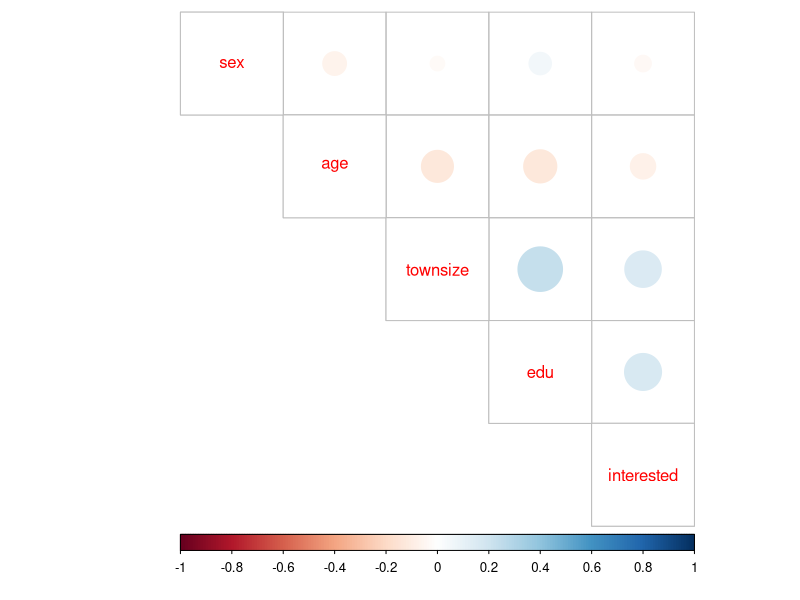
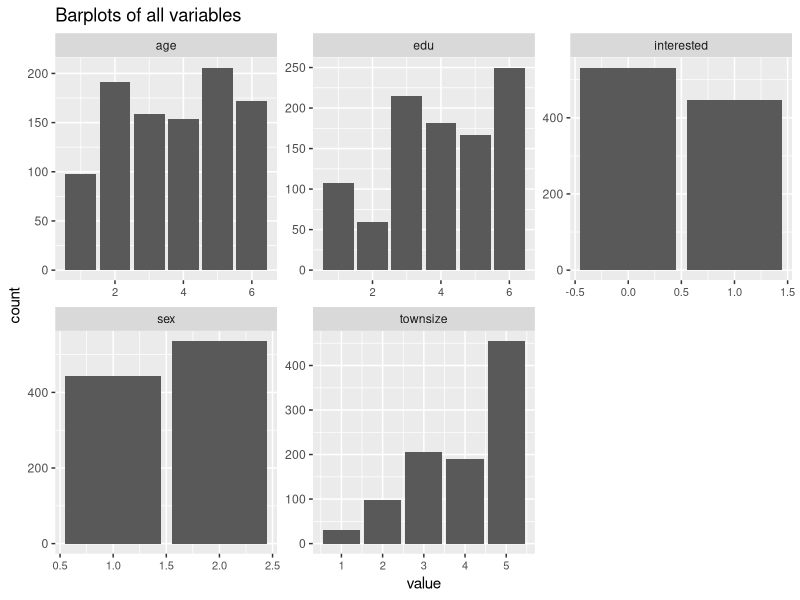
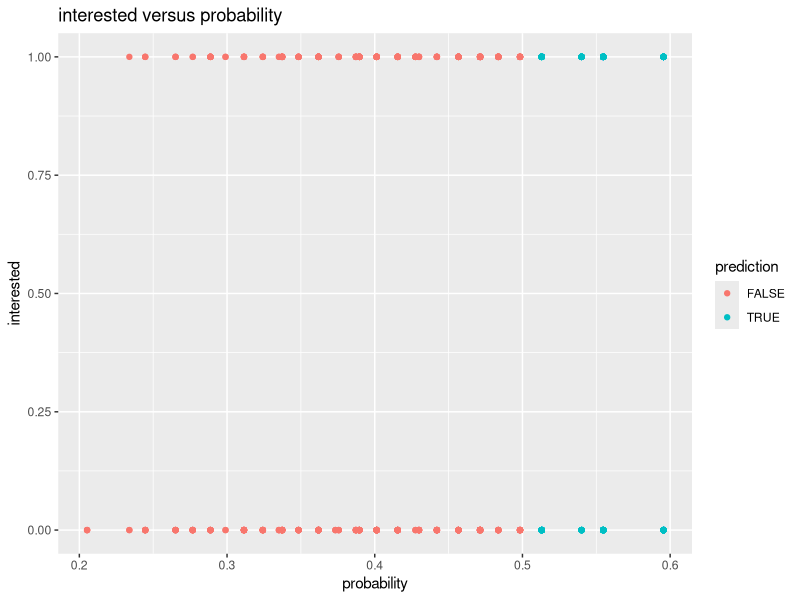
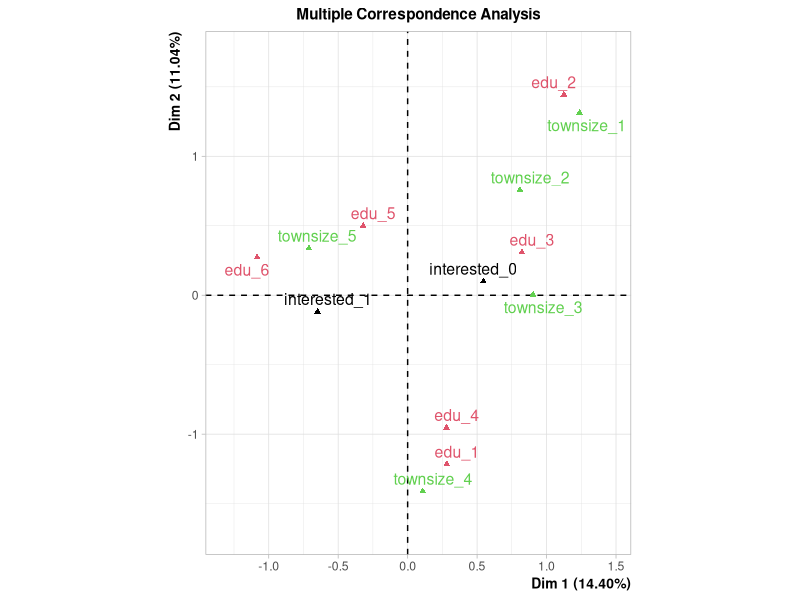

The R source for these figures, in order:
## ---- chunk 1
#Read the data into RStudio
setwd("C:/Users/Paula/Documents/GitHub/IODS-project/IODS-final/IODS-final")
SCIENCE<-read.csv("SCIENCE.csv",header=T)
## ---- chunk 2
dim(SCIENCE)
str(SCIENCE)
## ---- chunk 3
# Call packages needed for the analysis from the library
library(tidyr)
library(ggplot2)
library(dplyr)
library(GGally)
library(corrplot)
library(FactoMineR)
library(boot)
## ---- chunk 4
#Calculate the correlation matrix and round it
cor_matrix<-cor(SCIENCE)

#Visualize the correlation matrix
corrplot(cor_matrix, method="circle", type="upper",cl.pos="b",tl.pos="d",tl.cex=1.0)
## ---- chunk 5
#Use gather() to gather columns into key-value pairs and then glimpse() at the resulting data
gather(SCIENCE) %>% glimpse

#Draw a bar plot of each variable
gather(SCIENCE) %>% ggplot(aes(value)) + facet_wrap("key", scales = "free") + geom_bar() + theme(axis.text.x = element_text(size = 8)) +ggtitle("Barplots of all variables")
## ---- chunk 6
##Starting of the analysis
attach(SCIENCE)
logreg1<-glm(interested~sex+age+edu+townsize,family="binomial")
summary(logreg1)
## ---- chunk 7
chisq.test(interested,sex)
chisq.test(interested,age)
## ---- chunk 8
logreg2<-glm(interested~edu+townsize,family="binomial")
summary(logreg2)
## ---- chunk 9
logit= -1.74720+(0.16721*6)+(0.22615*4)
## ---- chunk 10
p=(exp(logit))/(1+exp(logit))
## ---- chunk 11
#Compute odds ratios (OR)
OR<-coef(logreg2)%>%exp

# compute confidence intervals (CI)
CI<-confint(logreg2)%>%exp

# print out the odds ratios with their confidence intervals
cbind(OR,CI)
## ---- chunk 12
#Predict() the probability of high_use
probabilities<-predict(logreg2,type="response")

#Add the predicted probabilities to 'SCIENCE'
SCIENCE<-mutate(SCIENCE,probability=probabilities)

#Use the probabilities to make a prediction of interested
SCIENCE<-mutate(SCIENCE,prediction=probability>0.5)

#Tabulate the target variable versus the predictions
table(interested=SCIENCE$interested,prediction=SCIENCE$prediction)
## ---- chunk 13
#Tabulate the target variable versus the predictions
t<-table(interested=SCIENCE$interested,prediction=SCIENCE$prediction)%>%prop.table%>%addmargins
t
## ---- chunk 14
#Draw a plot of 'interested' versus 'probability' in 'SCIENCE'
g<-ggplot(SCIENCE,aes(x=probability,y=interested,col=prediction)) + geom_point() + ggtitle("interested versus probability")
g
## ---- chunk 15
#Define a loss function (average prediction error)
loss_func<-function(class,prob){
  n_wrong<-abs(class-prob)>0.5
  mean(n_wrong)
}

#Compute the average number of wrong predictions in the (training) data
loss_func(SCIENCE$interested,SCIENCE$probability)

#K-fold cross-validation
cv<-cv.glm(data=SCIENCE,cost=loss_func,glmfit=logreg2,K=10)
cv$delta[1]
## ---- chunk 16
mcavars<-c("interested","edu","townsize")
science_for_mca<-SCIENCE[mcavars]
## ---- chunk 17
#Let's first change all the variables into factor form since they are still in
#integer form
science_for_mca$interested<-as.factor(science_for_mca$interested)
science_for_mca$edu<-as.factor(science_for_mca$edu)
science_for_mca$townsize<-as.factor(science_for_mca$townsize)
#Multiple correspondence analysis
mca <- MCA(science_for_mca, graph = FALSE)
#Summary of the model
summary(mca)
## ---- chunk 18
#Visualize MCA
plot(mca,habillage="quali",
invisible="ind",cex=1.0,cex.lab=0.8,cex.axis=1.0,title="Multiple Correspondence Analysis",lwd=0.1, select="contrib 20")
